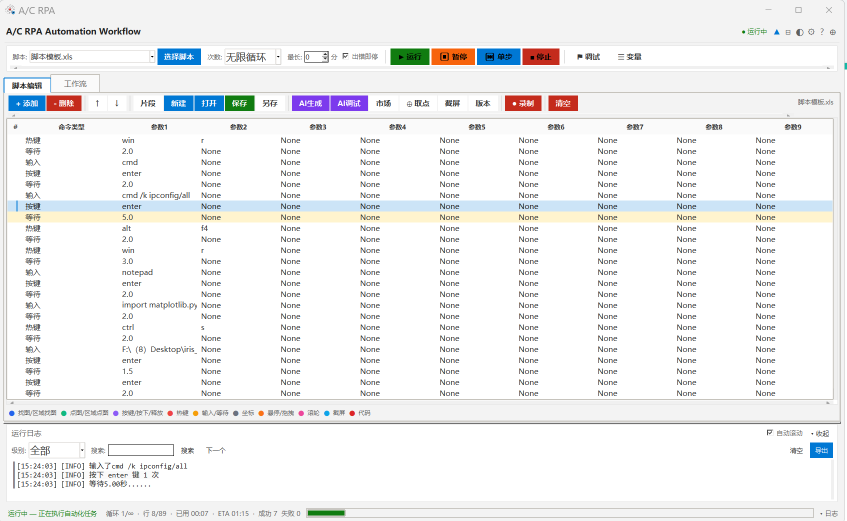
#> input picture img/image1.png, 1694 x 1041 px (shown at 1/2 size)
$ python _gen_web_icons.py --source ../img/image1.png
#> lines starting #> are read from the running program, lines starting #| are printed output that depends on the picture
# -*- coding: utf-8 -*-
"""PWA 图标生成器（构建/开发期工具，Phase4-2 批次3）。

从 `res/icon.png` 生成 PWA 所需的 192 / 512 图标：
    res/icon-192.png
    res/icon-512.png

背景：浏览器「添加到主屏」要求 manifest 声明 192 与 512 图标；本仓库源图
`res/icon.png` 为 128×128，需**上采样**（LANCZOS）。若日后提供更大源图
（≥512），本脚本会直接下采样，质量更好。

运行:
    python -X utf8 tools/_gen_web_icons.py
    python -X utf8 tools/_gen_web_icons.py --source res/icon.png --force

退出码: 0 = 成功；1 = 失败（PIL 缺失 / 源图缺失等）。
注意: 仅使用 PIL.Image（resize/save），不依赖被 spec exclude 的 ImageFont。
"""
import argparse
import os
import sys

_HERE = os.path.dirname(os.path.abspath(__file__))
_ROOT = os.path.dirname(_HERE)
_DEFAULT_SRC = os.path.join(_ROOT, "res", "icon.png")
_RES_DIR = os.path.join(_ROOT, "res")
_SIZES = (192, 512)


def _verify_png(path, expect):
    """PNG 魔数 + 尺寸校验；返回 (ok, detail)。"""
    try:
        with open(path, "rb") as f:
            head = f.read(8)
        if head[:4] != b"\x89PNG":
            return False, "not png"
        from PIL import Image
        im = Image.open(path)
        if tuple(im.size) != (expect, expect):
            return False, "size {}".format(im.size)
        return True, "{}x{}".format(im.size[0], im.size[1])
    except Exception as e:
        return False, "verify error: {!r}".format(e)


def main(argv=None):
    ap = argparse.ArgumentParser(description="Generate PWA 192/512 icons")
    ap.add_argument("--source", default=_DEFAULT_SRC, help="源图（默认 res/icon.png）")
    ap.add_argument("--outdir", default=_RES_DIR, help="输出目录（默认 res/）")
    ap.add_argument("--force", action="store_true",
                    help="已存在且尺寸正确时也重新生成")
    args = ap.parse_args(argv)

    src = os.path.abspath(args.source)
    outdir = os.path.abspath(args.outdir)

    if not os.path.isfile(src):
        print("[FAIL] 源图不存在: {}".format(src))
        return 1
    if not os.path.isdir(outdir):
        try:
            os.makedirs(outdir)
        except Exception as e:
            print("[FAIL] 无法创建输出目录 {}: {!r}".format(outdir, e))
            return 1

    try:
        from PIL import Image
    except Exception as e:
        print("[FAIL] 需要 Pillow（PIL）: {!r}".format(e))
        return 1

    try:
        image = Image.open(src)
#> image is the input picture: PIL image 1694x1041 RGBA; mean R, G, B, A 241, 241.4, 241.4, 255
        mode = image.mode
#> mode = 'RGBA'
        size0 = tuple(image.size)
#> size0 = (1694, 1041)
    except Exception as e:
        print("[FAIL] 打开源图失败: {!r}".format(e))
        return 1
    print("[OK]   源图: {} ({} {}, mode={})".format(
        src, size0[0], size0[1], mode))
#| [OK]   源图: img/image1.png (1694 1041, mode=RGBA)

    rc = 0
    for n in _SIZES:
        dst = os.path.join(outdir, "icon-{}.png".format(n))
        if not args.force:
            ok, _d = _verify_png(dst, n)
            if ok:
                print("[SKIP] {} 已存在且尺寸正确".format(dst))
                continue
        try:
            im = image.convert("RGBA")
            im = im.resize((n, n), Image.LANCZOS)
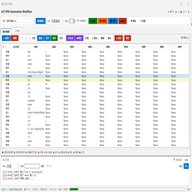
#> im: PIL image 192x192 RGBA; mean R, G, B, A 240.7, 241, 241.1, 255
            im.save(dst, format="PNG")
        except Exception as e:
            print("[FAIL] 生成 {} 失败: {!r}".format(dst, e))
            rc = 1
            continue
        ok, detail = _verify_png(dst, n)
#> ok = True; detail = '192x192'
        if ok:
            up = " (上采样)" if n > size0[0] else ""
#> up = ''
            print("[OK]   {} -> {}{}".format(dst, detail, up))
#| [OK]   res/icon-192.png -> 192x192
        else:
            print("[FAIL] {} 校验失败: {}".format(dst, detail))
            rc = 1

    print("-" * 60)
    print("PASS" if rc == 0 else "FAIL")
    return rc


if __name__ == "__main__":
    try:
        sys.exit(main())
#> (the program exits here)
